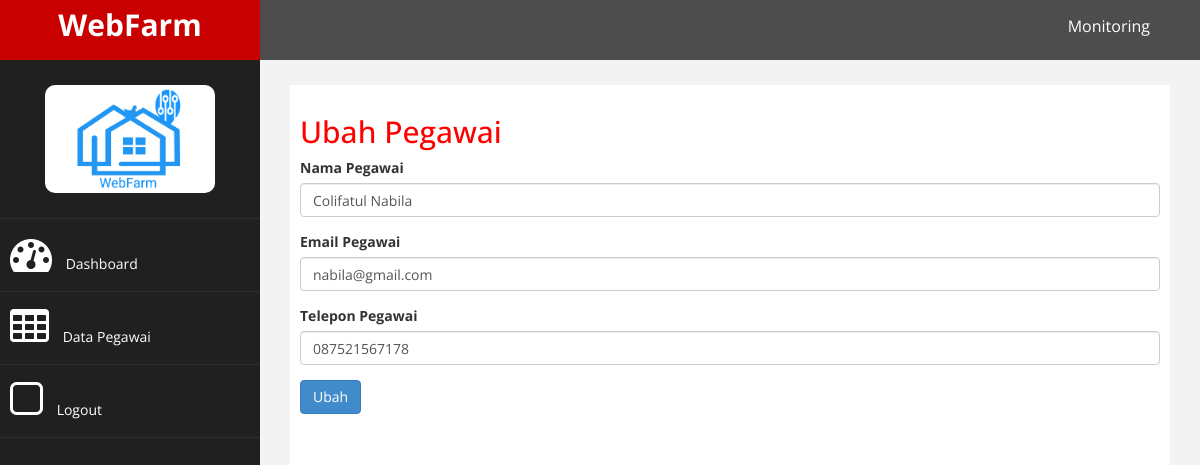
The page /admin/admin_home.php?halaman=ubah_pegawai&id=15 (signed in) on the database its author committed.
### tables this page shows
CREATE TABLE `pegawai` (
  `id_pegawai` int(25) NOT NULL,
  `email_pegawai` varchar(50) NOT NULL,
  `nama_pegawai` varchar(50) NOT NULL,
  `telepon_pegawai` varchar(50) NOT NULL
);

### admin/ubahpegawai.php (the view, shortened to what this page needs)
<h2>Ubah Pegawai</h2>
<?php
if (isset($_GET['id'])) {
    $id_pegawai = $_GET['id'];
    $ambil = $koneksi->query("SELECT * FROM pegawai WHERE id_pegawai = '$id_pegawai'");
    $pecah = $ambil->fetch_assoc();
?>
<form method="post" enctype="multipart/form-data">
    <div class="form-group">
        <label>Nama Pegawai</label>
        <input type="text" name="nama" class="form-control" value="<?php echo $pecah['nama_pegawai']; ?>">
    </div>
    <div class="form-group">
        <label>Email Pegawai</label>
        <input type="text" name="email" class="form-control" value="<?php echo $pecah['email_pegawai']; ?>">
    </div>
    <div class="form-group">
        <label>Telepon Pegawai</label>
        <input type="text" name="telepon" class="form-control" value="<?php echo $pecah['telepon_pegawai']; ?>">
    </div>
    <button type="submit" class="btn btn-primary" name="ubah">Ubah</button>
</form>
<?php
} else {
    echo "ID Pegawai tidak valid.";
}
?>

### admin/assets/css/custom.css (style rules this page uses)
body { font-family: 'Open Sans', sans-serif; }
h2 { color: #f00; }

### rows shown on the page
pegawai: nama "Colifatul Nabila", email "nabila@gmail.com", telepon "087521567178"
